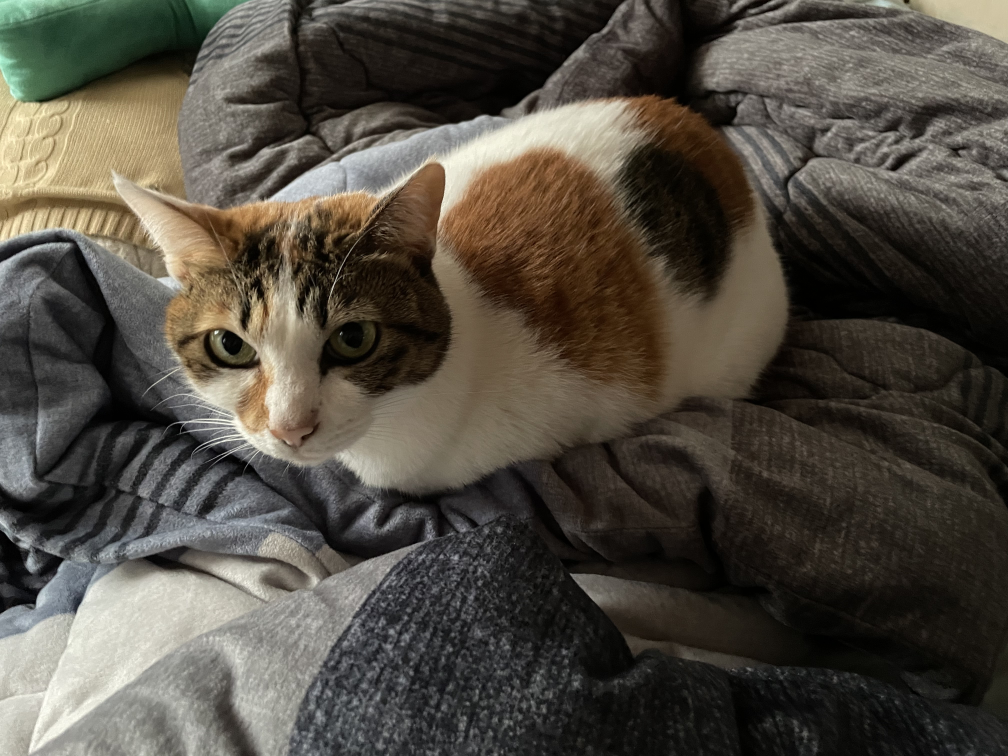
#> input picture Images/CatImage1.jpeg, 4032 x 3024 px (shown at 1/4 size)
$ jupyter execute --allow-errors MakePieces.ipynb
#> lines starting #> are read from the running program, lines starting #| are printed output that depends on the picture
[cell 1]
import cv2
import json
import numpy as np
import os
import random
import uuid
from glob import glob

def resize_image_to_fit(image, width, height):
    """Resize an image while maintaining aspect ratio."""
    h, w = image.shape[:2]
    scale = max(width / w, height / h)
    resized_img = cv2.resize(image, (int(w * scale), int(h * scale)), interpolation=cv2.INTER_AREA)

    return resized_img

def apply_mask(source_img, mask_img, output_size):
    """Apply mask to source image."""
    alpha_channel_mask = mask_img[:, :, 3] / 255.0

    # Create an empty array for the output image with an alpha channel (4 channels)
    output_image = np.zeros((output_size, output_size, 4), dtype=np.uint8)

    # Multiply each color channel of the source image by the mask's alpha channel
    for c in range(3):  # Iterate over the color channels (ignoring the alpha channel)
        output_image[:, :, c] = (source_img[:, :, c] * alpha_channel_mask).astype(np.uint8)

    # Set the alpha channel of the output image to the mask's alpha channel
    output_image[:, :, 3] = (255 * alpha_channel_mask).astype(np.uint8)

    return output_image

def randomly_generate_piece_types(rows, cols):
    vertical_grids = np.zeros((rows, cols), dtype=int)
    horizontal_grids = np.zeros((rows, cols), dtype=int)
    res = np.empty((rows, cols), dtype=object)  # for storing strings

    # Populate grids with random 0 or 1
    for i in range(rows):
        for j in range(cols):
            vertical_grids[i, j] = random.randint(0, 1)
            horizontal_grids[i, j] = random.randint(0, 1)

    # Generate piece types based on the grids
    for i in range(rows):
        for j in range(cols):
            # Default values for edges
            top = bottom = left = right = 2

            if i > 0:
                top = horizontal_grids[i - 1, j]
            if i < rows - 1:
                bottom = 1 - horizontal_grids[i, j]
            if j > 0:
                left = vertical_grids[i, j - 1]
            if j < cols - 1:
                right = 1 - vertical_grids[i, j]

            # Construct the string for the puzzle piece type
            res[i, j] = f"{top}{right}{bottom}{left}"

    return res

def add_transparent_padding(img, top, right, bottom, left):
    # If the image does not have an alpha channel, add one
    if img.shape[2] < 4:
        img = np.dstack([img, np.ones((img.shape[0], img.shape[1]), dtype=np.uint8) * 255])

    # Calculate new image dimensions
    new_height = img.shape[0] + top + bottom
    new_width = img.shape[1] + left + right

    # Create a new image with transparent background
    padded_img = np.zeros((new_height, new_width, 4), dtype=np.uint8)

    # Copy the original image into the center of the new image
    padded_img[top:top+img.shape[0], left:left+img.shape[1]] = img

    return padded_img

def create_json_file(unique_id, name, rows, cols, file_path):
    # Data to be written to JSON
    data = {
        "uuid": unique_id,
        "name": name,
        "rows": rows,
        "cols": cols
    }

    # Writing JSON data to the specified file
    with open(file_path, 'w', encoding='utf-8') as f:
        json.dump(data, f, ensure_ascii=False, indent=4)

    print(f"File created at {file_path}")

def create_puzzle_pieces(rows, cols, mask_img_location, img_for_puzzle, output_location):
    # Load source image
#> called with rows = 3, cols = 3, mask_img_location = 'PuzzleBase/v2', img_for_puzzle = 'Images/CatImage1.jpeg'
    source_img = cv2.imread(img_for_puzzle, cv2.IMREAD_UNCHANGED)
#> source_img is the input picture: shape (3024, 4032, 3); mean B, G, R 65.9, 75.2, 80.8
    if source_img is None:
        print(f"Error: Unable to load image {img_for_puzzle}")
        return

    # Ensure output directory exists
    os.makedirs(output_location, exist_ok=True)

    # Load all mask images
    mask_files = glob(os.path.join(mask_img_location, "*.png"))
    if not mask_files:
        print(f"Error: No mask images found in {mask_img_location}")
        return

    piece_size = 500  # Size of each puzzle piece, adjust as needed
    piece_body_size = int(piece_size * 0.54)
    piece_margin = (piece_size - piece_body_size) // 2

    # Calculate the size of the full puzzle
    full_puzzle_width = cols * piece_body_size
    full_puzzle_height = rows * piece_body_size

    # Resize the source image to fit the full puzzle size
    resized_source = resize_image_to_fit(source_img, full_puzzle_width, full_puzzle_height)
#> in resize_image_to_fit, `resized_img = cv2.resize(image, (int(w * scale), int(h * scale)), inte..`:
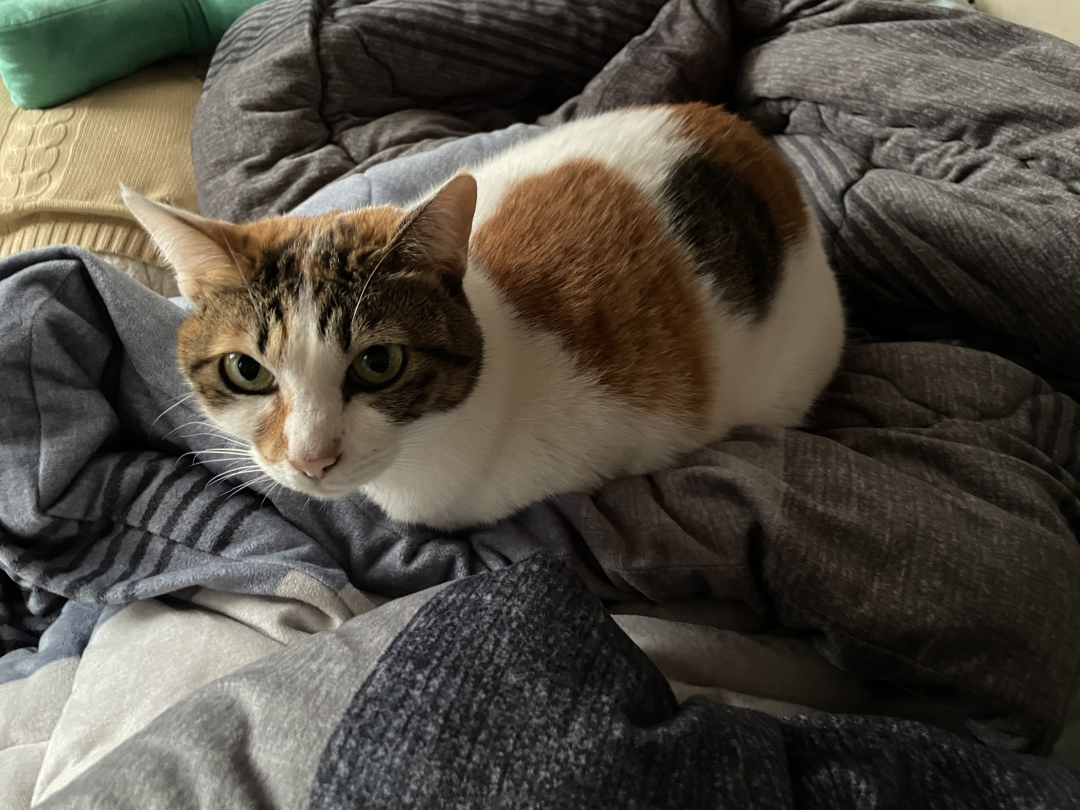
#> resized_img: shape (810, 1080, 3); mean B, G, R 65.9, 75.2, 80.8
    resized_h, resized_w = resized_source.shape[:2]
#> resized_h = 810; resized_w = 1080
    padded_source = add_transparent_padding(resized_source, piece_size, piece_size, piece_size, piece_size)
#> in add_transparent_padding, `padded_img[top:top+img.shape[0], left:left+img.shape[1]] = img`:
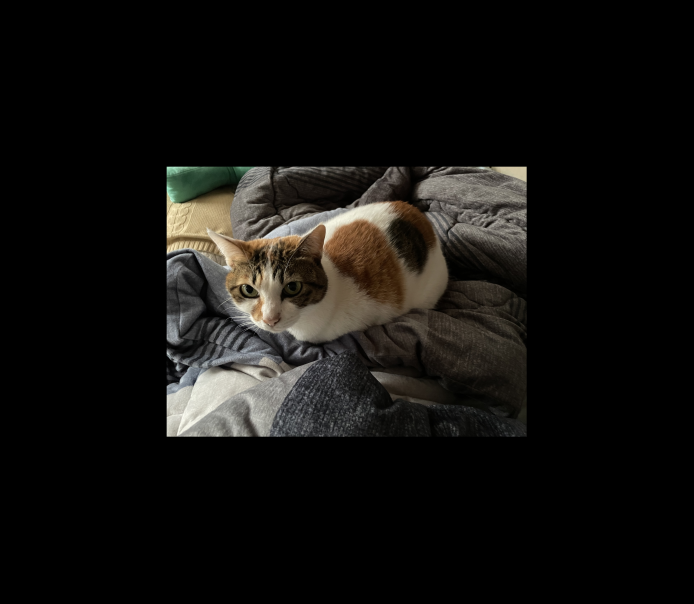
#> padded_img: shape (1810, 2080, 4) (shown at 1/3 size); mean of channels 0, 1, 2, 3 15.3, 17.5, 18.8, 59.3; drawn as B, G, R
    piece_types = randomly_generate_piece_types(rows, cols)

    for row in range(rows):
        for col in range(cols):
            # Select a random mask for each piece
            mask_img_path = f"{mask_img_location}/puzzle_piece_{piece_types[row][col]}.png"
            mask_img = cv2.imread(mask_img_path, cv2.IMREAD_UNCHANGED)

            # Calculate the position of the current piece in the resized source image
            x_start = col * piece_body_size + piece_size
            y_start = row * piece_body_size + piece_size

            # Crop the current piece from the resized source image
            cropped_source = padded_source[y_start-piece_margin:y_start+piece_body_size+piece_margin, x_start-piece_margin:x_start+piece_body_size+piece_margin]
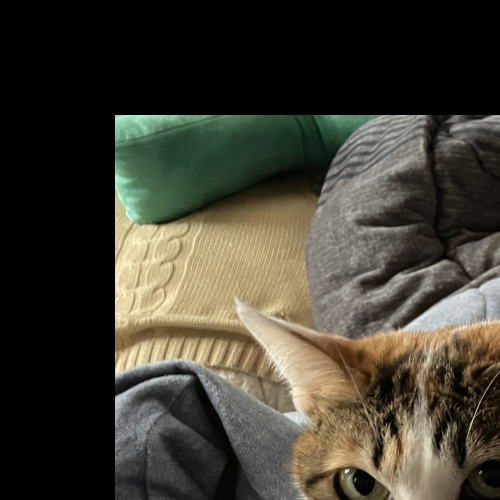
#> cropped_source: shape (500, 500, 4); mean of channels 0, 1, 2, 3 50.5, 61.7, 65, 151.2; drawn as B, G, R

            # Apply mask to the cropped source piece
            puzzle_piece = apply_mask(cropped_source, mask_img, piece_size)

            # Save the puzzle piece to the output location
            piece_filename = f"piece_{row}_{col}.png"
            cv2.imwrite(os.path.join(output_location, piece_filename), puzzle_piece)

    print(f"Puzzle pieces saved to {output_location}")
